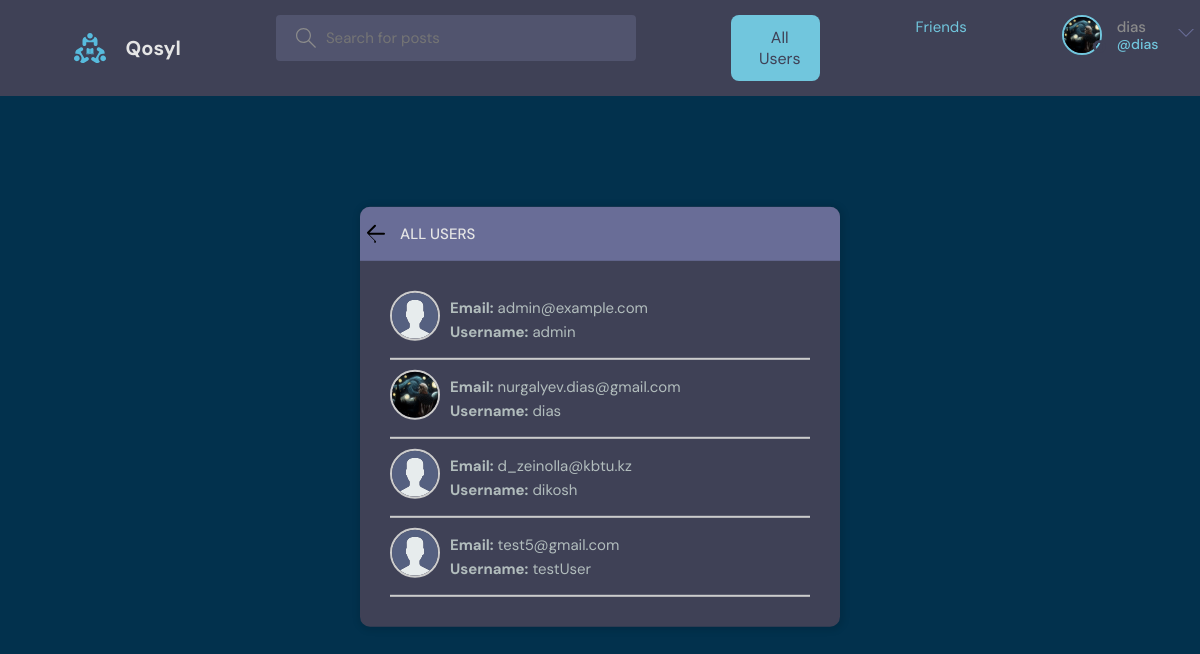
Page /all/ (signed in) on the earlier database version.
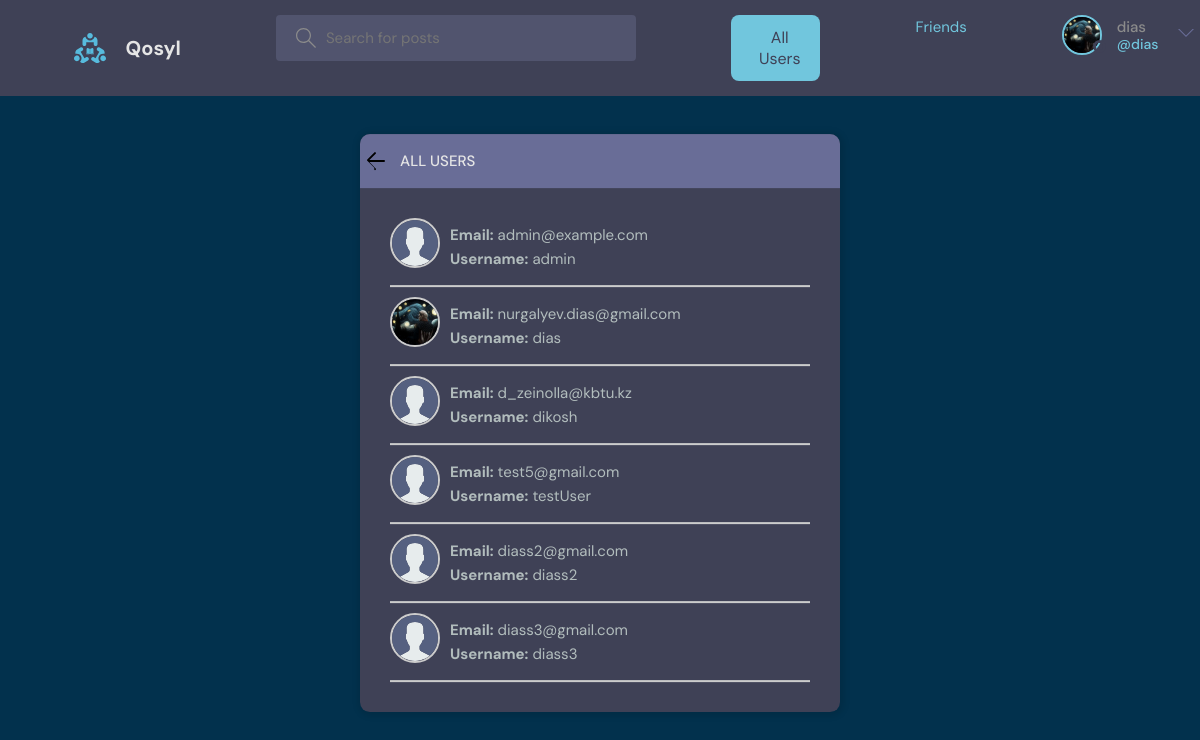
Same page on the later database version.
### users/models.py (models this page shows, shortened)
class User(AbstractUser):
    name = models.CharField(max_length=200, null=True)
    email = models.EmailField(unique=True, null=True)
    bio = models.TextField(null=True)
    avatar = models.ImageField(upload_to='avatars/', default='avatar.svg')
    friends = models.ManyToManyField('self', blank=True, symmetrical=True, related_name='user_friends')
    USERNAME_FIELD = 'email'
    REQUIRED_FIELDS = []
    objects = UserManager()

### users/views.py (the view)
# urls.py: path('all/', views.get_all_users, name='all_users'),
@login_required
def get_all_users(request):
    users = User.objects.all()
    for user in users:
        user.avatar_url = user.avatar.url if user.avatar else '/static/images/default-avatar.jpg'
    return render(request, 'users/all_users.html', {'users': users})

### users/templates/users/all_users.html
{% extends 'main.html' %}
{% load static %}
{% block content %}
<main class="all-users layout">
  <div class="container">
    <div class="layout__box">
      <div class="layout__boxHeader" style="position: relative; padding-left: 40px;">
        <a href="{% url 'home' %}" style="position: absolute; left: -5px; top: 10px; font-size: 24px; color: #5dd693; text-decoration: none;">
          <svg width="32" height="32" xmlns="http://www.w3.org/2000/svg" viewBox="0 0 32 32">
            <path d="M19.293 23.707l-7-7a1 1 0 0 1 0-1.414l7-7a1 1 0 0 1 1.414 1.414L14.414 16h14.586a1 1 0 0 1 0 2H14.414l6.293 6.293a1 1 0 1 1-1.414 1.414z"/>
          </svg>
        </a>
        <div class="layout__boxTitle">
          <h3>All Users</h3>
        </div>
      </div>
      <div class="layout__body">
        {% for user in users %}
<div class="user-card">
  <a href="{% url 'profile' user.id %}" style="text-decoration: none; color: inherit;">
    <div class="user-card__header" style="display: flex; align-items: center; gap: 10px;">
      <div class="user-avatar">
        {% if user.avatar %}
          <img src="{{ user.avatar.url }}" alt="{{ user.username }}'s Avatar" class="avatar-img"
            style="width: 50px; height: 50px; object-fit: cover; border-radius: 50%; border: 2px solid #ccc;">
        {% else %}
          <img src="{% static 'images/avatar.svg' %}" alt="Default Avatar" class="avatar-img"
            style="width: 50px; height: 50px; object-fit: cover; border-radius: 50%; border: 2px solid #ccc;">
        {% endif %}
      </div>
      <div class="user-info" style="flex-grow: 1;">
        <p><strong>Email:</strong> {{ user.email }}</p>
        <p><strong>Username:</strong> {{ user.username }}</p>
      </div>
    </div>
  </a>
  <div class="user-card__divider" style="border-top: 2px solid #ccc; margin: 10px 0;"></div>
</div>
{% empty %}
  <p>No users found.</p>
{% endfor %}
      </div>
    </div>
  </div>
</main>
{% endblock content %}

### templates/navbar.html (shortened to what this page needs)
{% load static %}
<header class="header header--loggedIn">
    <div class="container">
        <a href="{% url 'home' %}" class="header__logo">
            <img src="{% static 'images/logo.svg' %}" />
            <h1>Qosyl</h1>
        </a>
        <form class="header__search" method="GET" action="{% url 'home' %}">
            <label>
                <input name="q" placeholder="Search for posts" />
            </label>
        </form>
<button
    onclick="window.location.href='{% url 'all_users' %}'"
    class="all-users-button"
    style="
        background-color: #71c6dd; /* Using your color for the main button background */
        color: #3f4156; /* Text color */
        font-family: 'DM Sans', sans-serif; /* Font style */
        font-size: 16px; /* Font size */
        padding: 12px 20px; /* Padding for spacing */
        border: none; /* No border */
        border-radius: 8px; /* Rounded corners */
        cursor: pointer; /* Pointer on hover */
        display: flex;
        align-items: center;
        gap: 8px; /* Space between the icon and the text */
        transition: background-color 0.3s ease, transform 0.2s ease; /* Smooth transition */
    ">
     All Users
</button>
<a href="{% url 'friends' %}" class="header__button">Friends</a>
        <nav class="header__menu">
            {% if request.user.is_authenticated %}
            <div class="header__user">
                <a href="{% url 'update-user' %}">
                    <div class="avatar avatar--medium active">
                        {% if request.user.avatar %}
                            <img src="{{ request.user.avatar.url }}" alt="{{ request.user.username }}'s Avatar" />
                        {% else %}
                            <img src="{% static 'images/avatar.svg' %}" alt="Default Avatar" />
                        {% endif %}
                    </div>
                    <p>{{request.user.username}} <span>@{{request.user.username}}</span></p>
                </a>
                <button class="dropdown-button">
                    <svg version="1.1" xmlns="http://www.w3.org/2000/svg" width="32" height="32" viewBox="0 0 32 32">
                        <title>chevron-down</title>
                        <path d="M16 21l-13-13h-3l16 16 16-16h-3l-13 13z"></path>
                    </svg>
                </button>
            </div>
            {% else %}
            <a href="{% url 'login' %}">
                <img src="{% static 'images/avatar.svg' %}" />
                <p>Login</p>
            </a>
            {% endif %}
        </nav>
    </div>
</header>

Differences in the rows shown:
added User: avatar (placeholder picture), email "diass2@gmail.com", username "diass2"
added User: avatar (placeholder picture), email "diass3@gmail.com", username "diass3"
